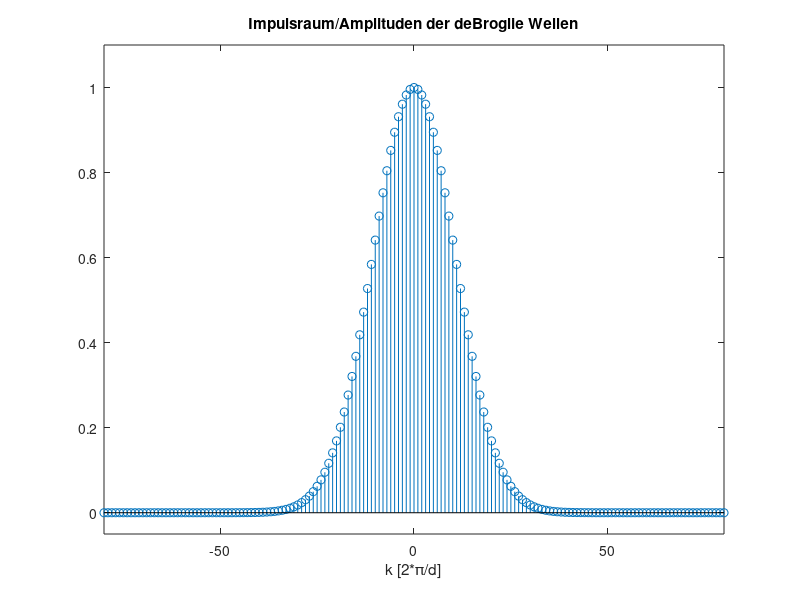
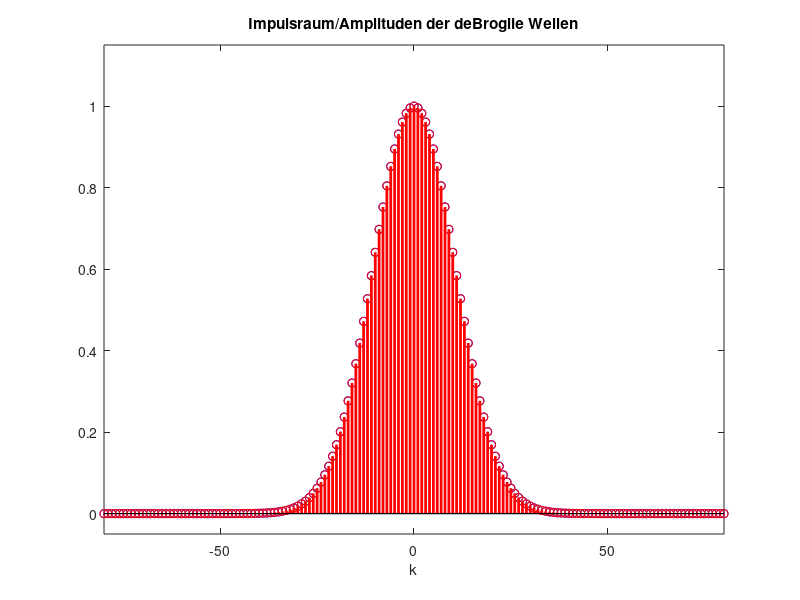
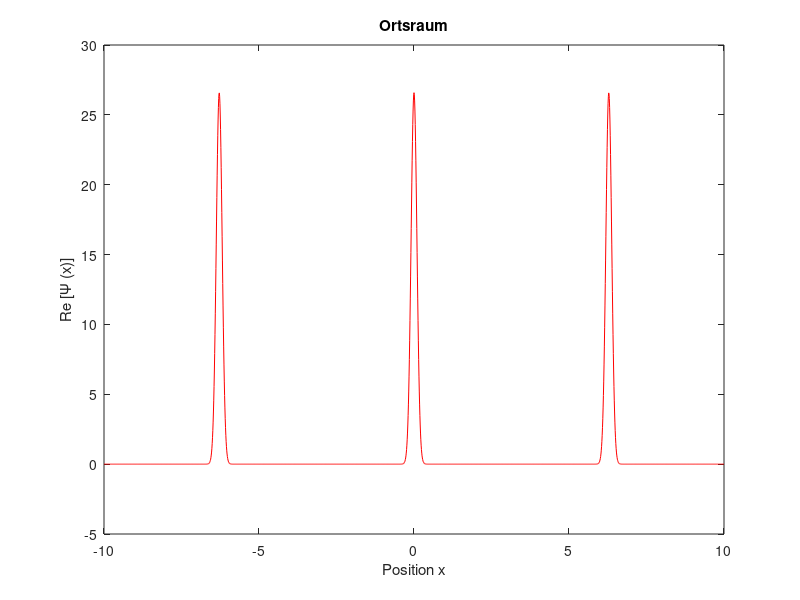
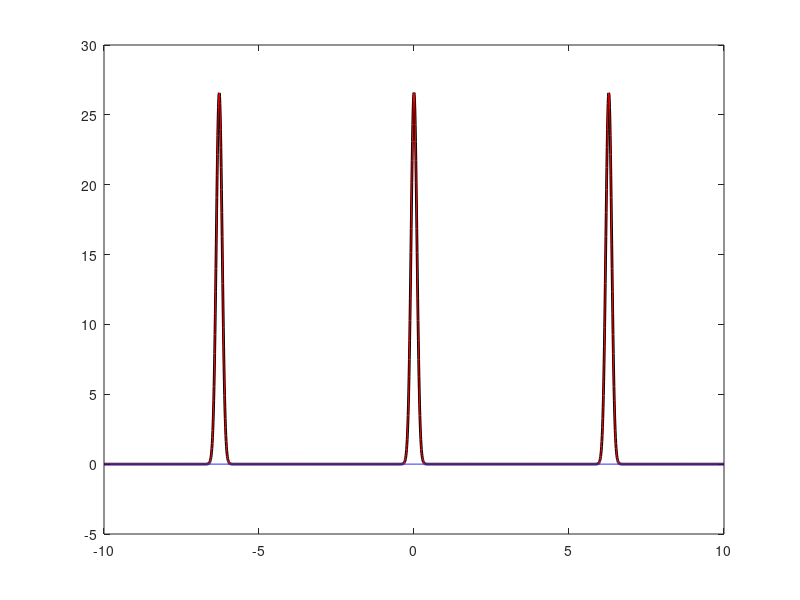

Source code (MATLAB) for these figures, in order:
%% square periodic function

G=1;                % spacing in momentum space = 2*pi/Periode - aperiodisch -> G = 0 

N=80;              % maximum momentum/maximum k-vector
n = (-N:N)+eps;     % vector describing momentem space axis; for multiples of G; eps - such that there is no devision by zero 
    
x=-80:0.01:80;      % vector describing real space axis

Psi = x*0;g_n =[];  % initialization 


% \Psi periodic square pattern = wave function after diffraction gratings
duty = 0.1;                         % ratio width to period
g_n = 1./n/pi.*sin(n*pi*duty);      % corresponding momentum distribution = fourier transform 

figure(1)
stem((-N:N)*G,g_n)
axis([-80,80, -0.05, 0.15])
title('Impulsraum/Amplituden der deBroglie Wellen')
xlabel('k [2*\pi/d]')
disp('the de Broglie waves we are going to use')
y_max = 0.15;  % for the proper display

%% gaussian wave packet



G=1;                % spacing in momentum space = 2*pi/Periode - aperiodisch -> G = 0 

N=80;              % maximum momentum/maximum k-vector
n = (-N:N)+eps;     % vector describing momentem space axis; for multiples of G; eps - such that there is no devision by zero 
    
x=-80:0.01:80;      % vector describing real space axis

Psi = x*0;g_n =[];  % initialization 


% \Psi gaussian = wave function after diffraction gratings
duty = 0.1;                         % ratio width to period
g_n = exp(-n.^2/15^2);      % corresponding momentum distribution = fourier transform 

figure(1)
stem((-N:N)*G,g_n)
axis([-80,80, -0.05, 1.1])
title('Impulsraum/Amplituden der deBroglie Wellen')
xlabel('k [2*\pi/d]')
disp('the de Broglie waves we are going to use')

y_max = 1.15;  % for the proper display




%%

% only few deBroglie waves = \Psi \propto cos(Gx) 
G = 1;   % 5  or 0.6
Psi = 0*x;
select = [-1 1];  
%select = [-1 0 1];
%select = -5:5;
select = -N:N;

for cntr = select, 
    Psi = Psi + g_n(N+1+cntr)*exp(i*n(N+1+cntr)*G*x); 
 end;

figure(2)
stem(n*G,g_n,'b'); hold on; stem(n(N+1+select)*G,g_n(N+1+select),'r','linewidth',2);hold off
title('Impulsraum/Amplituden der deBroglie Wellen')
xlabel('k')
axis([-80,80, -0.05, y_max])

pause

figure(3)

plot(x,real(Psi),'r')
title('Ortsraum')
xlabel('Position x')
ylabel('Re [\Psi (x)]')

%  axis([-10 10 -1e-12,1e-12])   - in this zoom one can see oscillations

%% ********************************************************************

% Darstellung der einzelnen Summanden

x = -10:0.01:10;
Psi = 0*x;
g_n(N+1)=g_n(N+1)/2;

for cntr = 0:50, 
    Psi = Psi + 2*g_n(N+1+cntr)*cos(n(N+1+cntr)*G*x); 
end;

g_n(N+1)=g_n(N+1)*2;
Psi_b = 0*x;



for cntr = 0:50, 

    figure(3)
    %
    
    stem(n,g_n,'k'); hold on; 
    stem(n(N+1-cntr:N+1+cntr),g_n(N+1-cntr:N+1+cntr),'r'); 
    stem(n([N+1-cntr-1,N+1+cntr+1]),g_n([N+1-cntr-1,N+1+cntr+1]),'b');hold off
    xlabel('k')
    g_n(N+1)=g_n(N+1)/2;
    Psi_b = Psi_b + 2*g_n(N+1+cntr)*cos(n(N+1+cntr)*G*x);    
    g_n(N+1)=g_n(N+1)*2;
    
    figure(4)
    plot(x,real(Psi),'k','linewidth',2);hold on;
    plot(x,real(Psi_b),'r'); 
    plot(x,2*g_n(N+1+cntr+1)*cos(n(N+1+cntr+1)*G*x),'b');
    hold off
    
    pause;
end;

    


%%

% take one out deBroglie waves = \Psi \propto cos(Gx) 
G = 1;   % 5  or 0.2
Psi = 0*x;

select = -N:N;

%g_n(N+1+20)= 0 ;   take out 20 
%g_n(N+1-20)= 0 ;   take out 20

for cntr = select, 
    Psi = Psi + g_n(N+1+cntr)*exp(i*n(N+1+cntr)*G*x); 
 end;

figure(2)
stem(n*G,g_n,'b'); hold on; stem(n(N+1+select)*G,g_n(N+1+select),'r','linewidth',2);hold off
title('Impulsraum/Amplituden der deBroglie Wellen')
xlabel('k')
axis([-80,80, -0.05, y_max])

pause

figure(3)

plot(x,real(Psi),'r')
title('Ortsraum')
xlabel('Position x')
ylabel('Re [\Psi (x)]')
